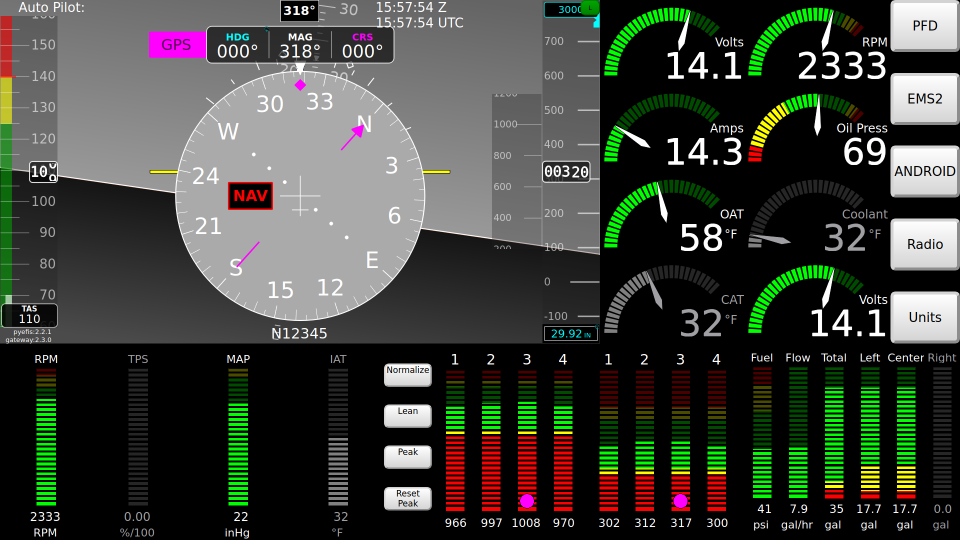
#> input picture doc/evidence/aer-5625-demo-engine/f032_t436.png, 1920 x 1080 px (shown at 1/2 size); its folder holds 4 pictures in this run
$ python make_strip.py
#> lines starting #> are read from the running program, lines starting #| are printed output that depends on the picture
# Compose cht-strip.png from the bench frames: the CHT columns of the EMS
# screen (x 1180-1460, y 700-1080 of the 1920x1080 grab), 1:1, captioned.
from PIL import Image, ImageDraw, ImageFont
frames = [("f032_t436", "before: go-around power, 159 C"), ("f040_t472", "past warn: 205 C (401 F)"),
          ("f00_t415", "past alarm: 237 C, flag set"), ("f03_t428", "enriched: 222 C, flag clear"),
          ("f09_t455", "back under warn: 204 C")]
font = ImageFont.load_default(size=16)
crops = []
for f, cap in frames:
    im = Image.open(f + ".png").convert("RGB").crop((1180, 700, 1460, 1080))
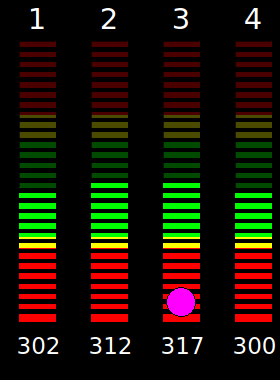
#> im: PIL image 280x380 RGB; mean R, G, B 26.9, 20.1, 4.6
    c = Image.new("RGB", (im.width, im.height + 40), "white")
#> c: PIL image 280x420 RGB; every value is 255
    c.paste(im, (0, 40))
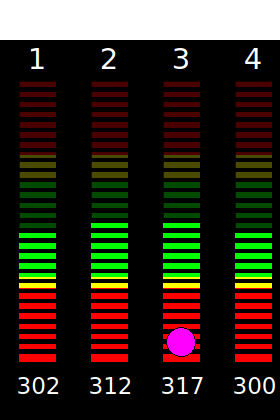
#> c: PIL image 280x420 RGB; mean R, G, B 48.7, 42.5, 28.4
    ImageDraw.Draw(c).text((6, 10), cap, fill="black", font=font)
#> (the run stopped early here; a loop or call above may not have finished)
